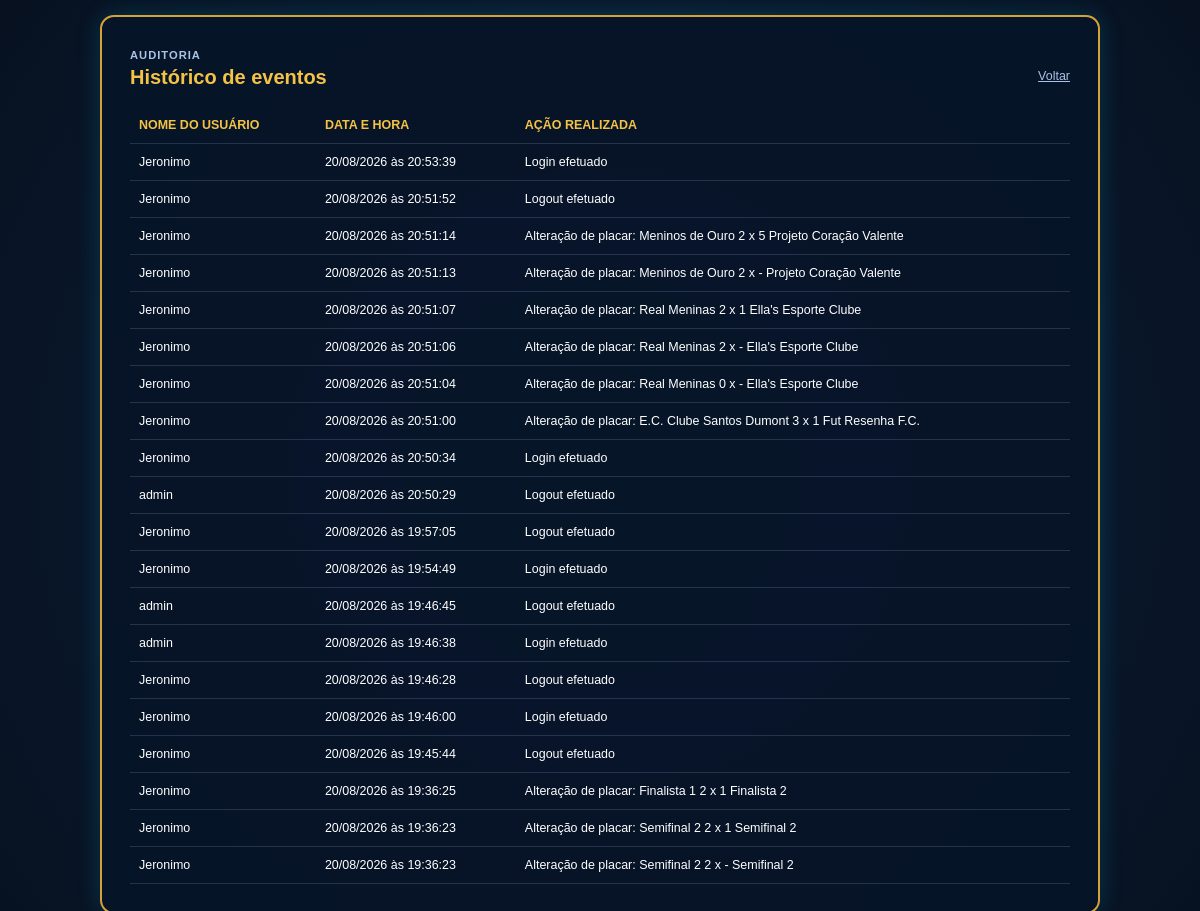
The app's page /logs (signed in) with its own data.
### tables this page shows
CREATE TABLE logs (
                id INTEGER PRIMARY KEY AUTOINCREMENT,
                usuario_id INTEGER,
                nome_usuario TEXT NOT NULL,
                acao TEXT NOT NULL,
                data_hora TEXT NOT NULL,
                FOREIGN KEY (usuario_id) REFERENCES usuarios(id)
            );

### app.py (the view)
@app.route("/logs")
@login_required
def logs():
    with sqlite3.connect(DB_NAME) as conn:
        conn.row_factory = sqlite3.Row
        registros = conn.execute("""
            SELECT nome_usuario, data_hora, acao
            FROM logs
            ORDER BY datetime(data_hora) DESC, id DESC
            LIMIT 20
        """).fetchall()
    return render_template("logs.html", usuario=current_user(), logs=registros)

### app.py (called while the page is built)
def current_user():
    user_id = session.get("usuario_id")
    if not user_id:
        return None
    with sqlite3.connect(DB_NAME) as conn:
        conn.row_factory = sqlite3.Row
        return conn.execute("SELECT id, nome FROM usuarios WHERE id = ?", (user_id,)).fetchone()

def login_required(view):
    @wraps(view)
    def wrapped(*args, **kwargs):
        if not current_user():
            if request.path.startswith("/api/"):
                return jsonify({"status": "erro", "mensagem": "Autenticacao necessaria"}), 401
            flash("Faça login para continuar.", "erro")
            return redirect(url_for("login", next=request.path))
        return view(*args, **kwargs)
    return wrapped

@app.template_filter("data_brasilia")
def format_log_datetime(value):
    if not value:
        return ""
    try:
        parsed = datetime.fromisoformat(value.replace("Z", "+00:00"))
        if parsed.tzinfo is None:
            parsed = parsed.replace(tzinfo=timezone.utc)
        return parsed.astimezone(BRASILIA_TZ).strftime("%d/%m/%Y às %H:%M:%S")
    except (TypeError, ValueError):
        return value

### templates/logs.html (shortened to what this page needs)
<!DOCTYPE html>
<html lang="pt-BR">
<head>
  <link rel="stylesheet" href="/static/style.css">
</head>
<body class="auth-page logs-page">
  <main class="logs-card">
    <div class="logs-header">
      <div>
        <span class="eyebrow">Auditoria</span>
        <h1>Histórico de eventos</h1>
      </div>
      <a class="back-link" href="{{ url_for('index') }}">Voltar</a>
    </div>
    <div class="logs-table-wrapper">
      <table class="logs-table">
        <thead><tr><th>Nome do Usuário</th><th>Data e Hora</th><th>Ação Realizada</th></tr></thead>
        <tbody>
          {% for registro in logs %}
            <tr><td>{{ registro['nome_usuario'] }}</td><td>{{ registro['data_hora']|data_brasilia }}</td><td>{{ registro['acao'] }}</td></tr>
          {% else %}
            <tr><td colspan="3">Nenhum evento registrado.</td></tr>
          {% endfor %}
        </tbody>
      </table>
    </div>
  </main>
</body>
</html>

### static/style.css (style rules this page uses)
:root { --bg-dark: #071120; --card-bg: rgba(7, 21, 41, 0.95); --gold: #f4c244; --gold-border: #d4a338; --gold-glow: rgba(244, 194, 68, 0.4); --cyan-glow: #00d2ff; --text-white: #ffffff; }
* { box-sizing: border-box; margin: 0; padding: 0; font-family: 'Montserrat', sans-serif; -webkit-tap-highlight-color: transparent; }
.auth-page { justify-content: center; }
.auth-card, .logs-card { width: min(100%, 560px); padding: 28px; border: 2px solid var(--gold-border); border-radius: 14px; background: var(--card-bg); box-shadow: 0 0 24px rgba(0, 210, 255, 0.18); }
.auth-card h1, .logs-card h1 { margin-bottom: 20px; color: var(--gold); font-size: 1.25rem; text-align: center; }
.back-link { display: block; margin-top: 18px; color: #a9c2e6; font-size: 0.78rem; text-align: center; }
.logs-card { width: min(100%, 1000px); }
.logs-header { display: flex; align-items: center; justify-content: space-between; gap: 16px; margin-bottom: 18px; }
.logs-header h1 { margin: 3px 0 0; text-align: left; }
.eyebrow { color: #a9c2e6; font-size: 0.7rem; font-weight: 800; letter-spacing: 1px; text-transform: uppercase; }
.logs-table-wrapper { overflow-x: auto; }
.logs-table { width: 100%; border-collapse: collapse; font-size: 0.78rem; }
.logs-table th, .logs-table td { padding: 11px 9px; border-bottom: 1px solid rgba(169, 194, 230, 0.18); text-align: left; }
.logs-table th { color: var(--gold); text-transform: uppercase; }
body { background: radial-gradient(circle at center, #0e223d 0%, var(--bg-dark) 100%); color: var(--text-white); min-height: 100vh; display: flex; flex-direction: column; align-items: center; padding: 15px 10px 40px; }

### records on screen
logs: nome_usuario "Jeronimo", data_hora|data_brasilia "20/08/2026 às 20:53:39", acao "Login efetuado"
logs: nome_usuario "Jeronimo", data_hora|data_brasilia "20/08/2026 às 20:51:52", acao "Logout efetuado"
logs: nome_usuario "Jeronimo", data_hora|data_brasilia "20/08/2026 às 20:51:14", acao "Alteração de placar: Meninos de Ouro 2 x 5 Projeto Coração Valente"
logs: nome_usuario "Jeronimo", data_hora|data_brasilia "20/08/2026 às 20:51:13", acao "Alteração de placar: Meninos de Ouro 2 x - Projeto Coração Valente"
logs: nome_usuario "Jeronimo", data_hora|data_brasilia "20/08/2026 às 20:51:07", acao "Alteração de placar: Real Meninas 2 x 1 Ella's Esporte Clube"
logs: nome_usuario "Jeronimo", data_hora|data_brasilia "20/08/2026 às 20:51:06", acao "Alteração de placar: Real Meninas 2 x - Ella's Esporte Clube"
logs: nome_usuario "Jeronimo", data_hora|data_brasilia "20/08/2026 às 20:51:04", acao "Alteração de placar: Real Meninas 0 x - Ella's Esporte Clube"
logs: nome_usuario "Jeronimo", data_hora|data_brasilia "20/08/2026 às 20:51:00", acao "Alteração de placar: E.C. Clube Santos Dumont 3 x 1 Fut Resenha F.C."
logs: nome_usuario "Jeronimo", data_hora|data_brasilia "20/08/2026 às 20:50:34", acao "Login efetuado"
logs: nome_usuario "admin", data_hora|data_brasilia "20/08/2026 às 20:50:29", acao "Logout efetuado"
logs: nome_usuario "Jeronimo", data_hora|data_brasilia "20/08/2026 às 19:57:05", acao "Logout efetuado"
logs: nome_usuario "Jeronimo", data_hora|data_brasilia "20/08/2026 às 19:54:49", acao "Login efetuado"
logs: nome_usuario "admin", data_hora|data_brasilia "20/08/2026 às 19:46:45", acao "Logout efetuado"
logs: nome_usuario "admin", data_hora|data_brasilia "20/08/2026 às 19:46:38", acao "Login efetuado"
logs: nome_usuario "Jeronimo", data_hora|data_brasilia "20/08/2026 às 19:46:28", acao "Logout efetuado"
logs: nome_usuario "Jeronimo", data_hora|data_brasilia "20/08/2026 às 19:46:00", acao "Login efetuado"
logs: nome_usuario "Jeronimo", data_hora|data_brasilia "20/08/2026 às 19:45:44", acao "Logout efetuado"
logs: nome_usuario "Jeronimo", data_hora|data_brasilia "20/08/2026 às 19:36:25", acao "Alteração de placar: Finalista 1 2 x 1 Finalista 2"
logs: nome_usuario "Jeronimo", data_hora|data_brasilia "20/08/2026 às 19:36:23", acao "Alteração de placar: Semifinal 2 2 x 1 Semifinal 2"
logs: nome_usuario "Jeronimo", data_hora|data_brasilia "20/08/2026 às 19:36:23", acao "Alteração de placar: Semifinal 2 2 x - Semifinal 2"
